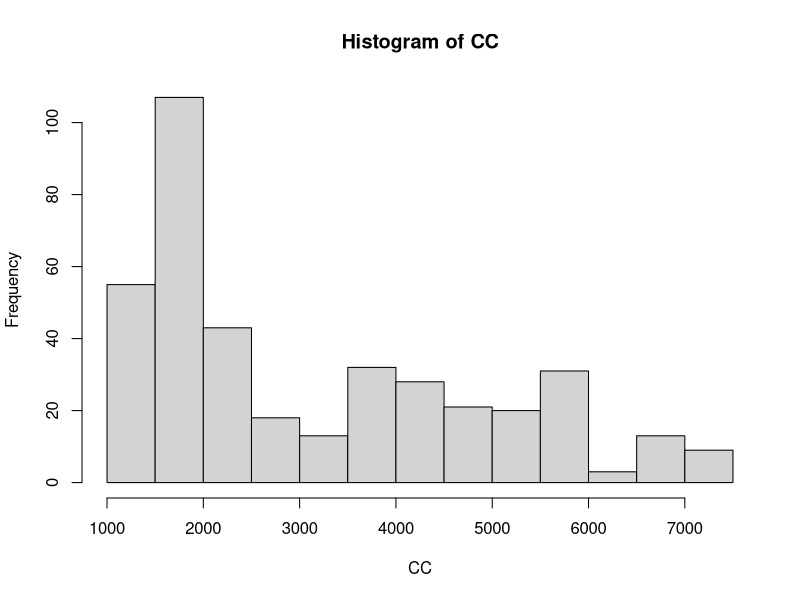
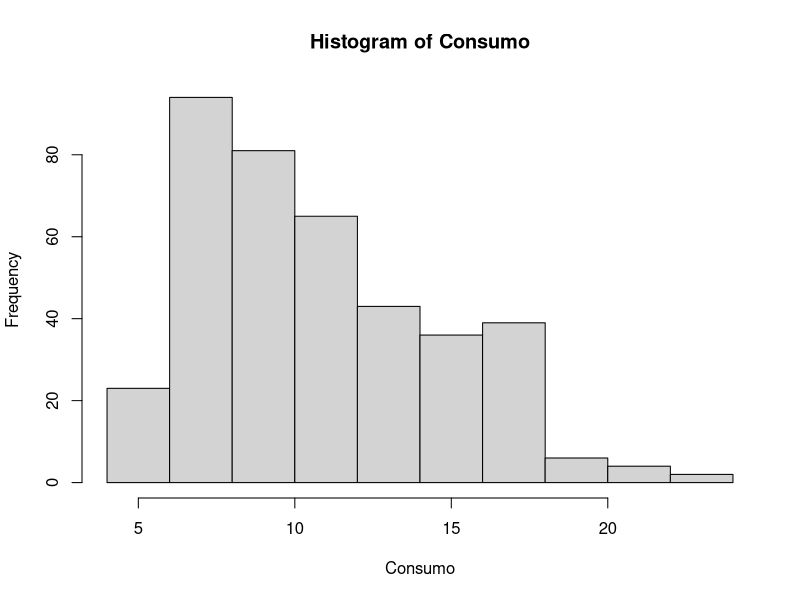

Write the R code that produced these figures, in order.
autos<-read.table("autos.txt",header = T)
attach(autos)


hist(CC)
max(CC)
hist(Consumo)
mean(Acel)
min(Acel)
summary(autos)
